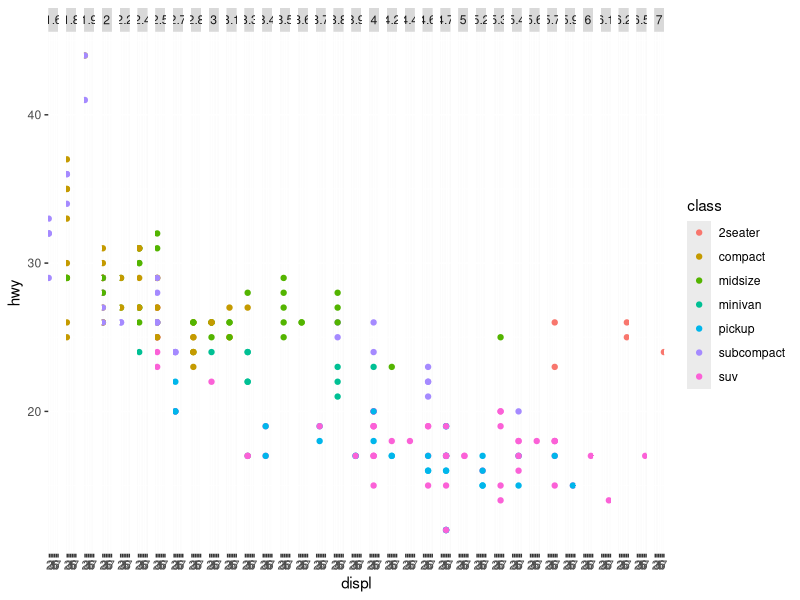
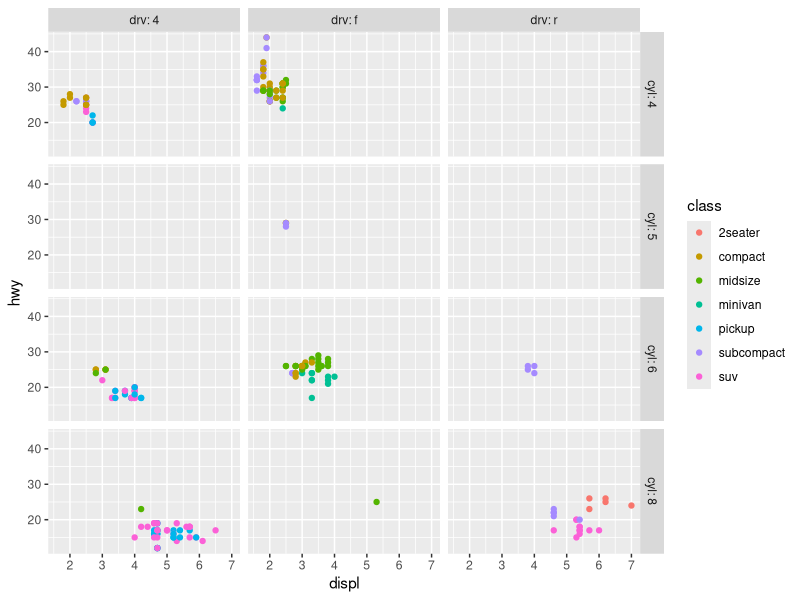
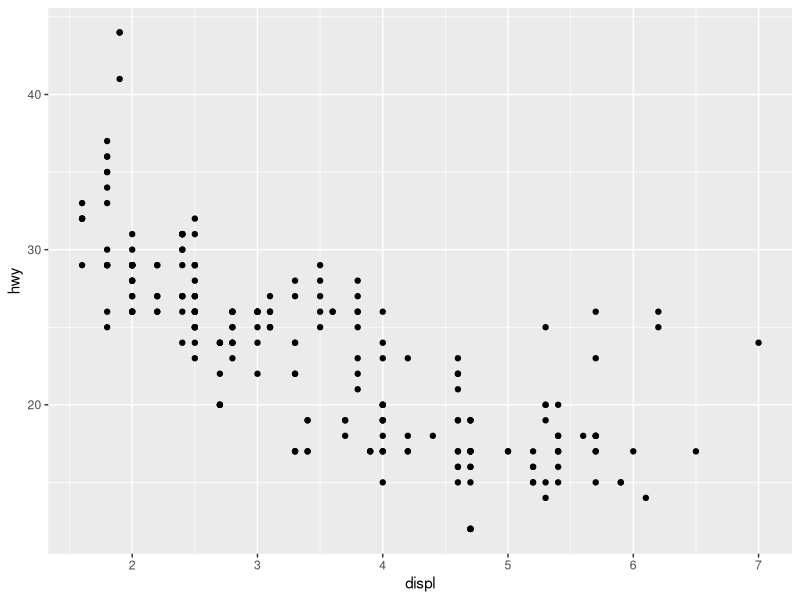
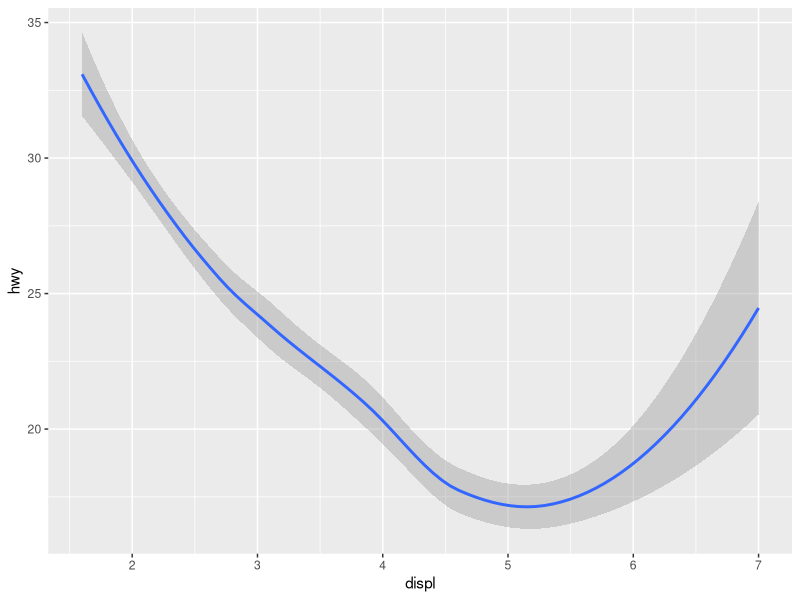
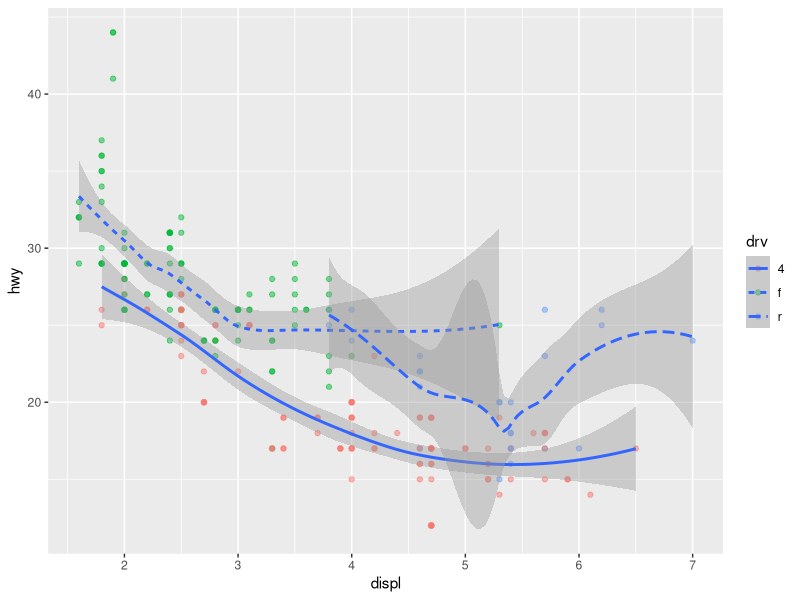
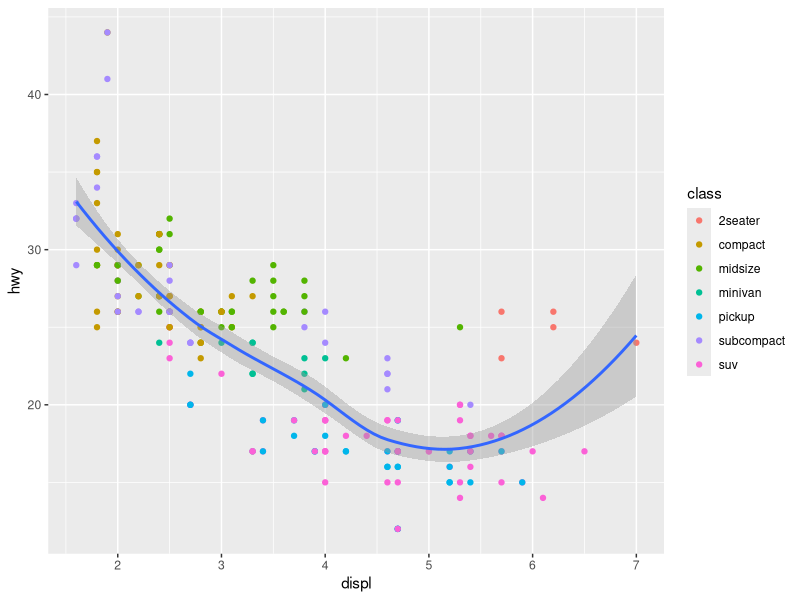
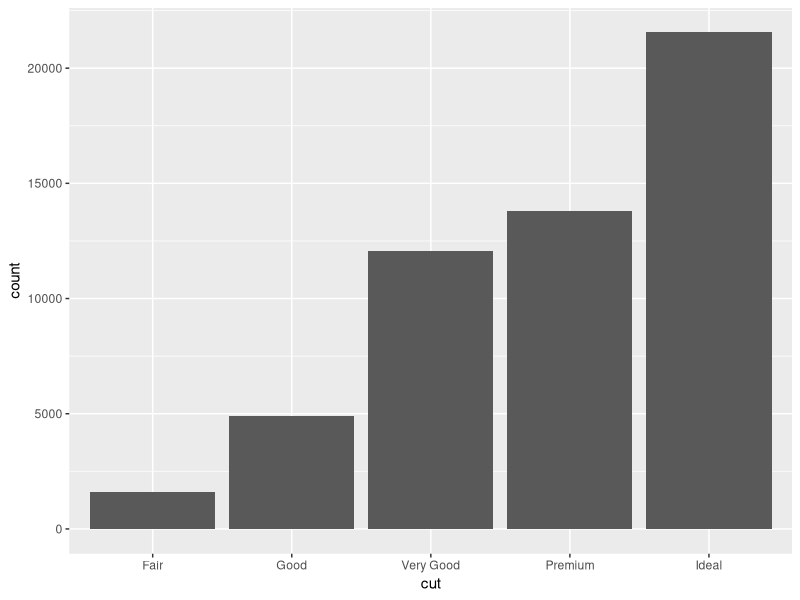
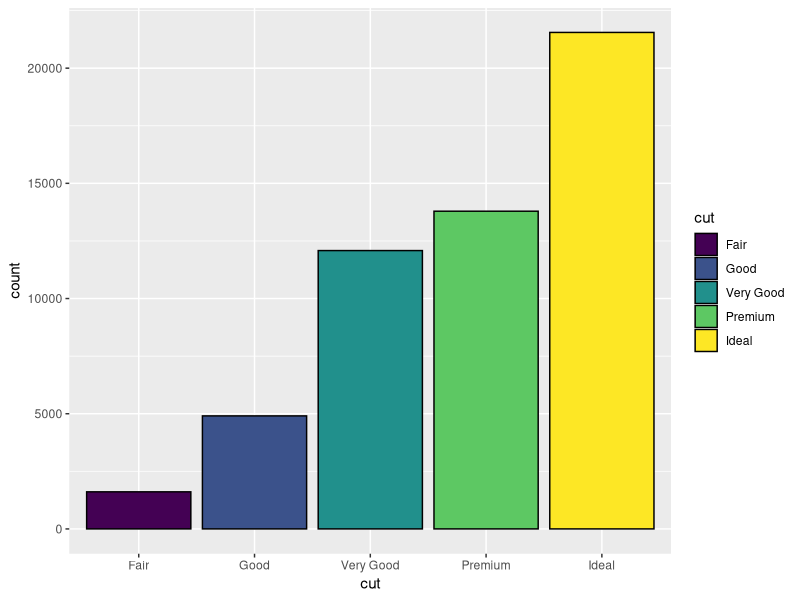

Reproduce these figures in R, in order.
## ---- chunk 1
library(ggplot2)
head(mpg)
## ---- chunk 2
ggplot(data=mpg) +
  geom_point(mapping = aes(x = displ, y = hwy, color = class)) +
  facet_grid(cols = vars(displ))

# Poorly Made Graph
## ---- chunk 3
g1 <- ggplot(data=mpg) +
  geom_point(mapping = aes(x = displ, y = hwy, color = class)) +
  facet_grid(rows = vars(cyl), cols = vars(drv), labeller = label_both)

g1

# Facet_Grid does ?
# Geom_Point does?
# Saving a graph allows to be inputted into the console and pulled up on a side menu
## ---- chunk 4

ggplot(data=mpg) +
  geom_point(mapping = aes(x= displ, y = hwy))
ggplot(data=mpg) +
  geom_smooth(mapping = aes(x= displ, y = hwy))


# The difference is between the "point" and "smooth"
## Point is a scatter plot
## Smoothly fitted shape between the points (line follows trend and Confidential Interval)
## ---- chunk 5

ggplot(data=mpg) +
  geom_point(mapping = aes(x= displ, y = hwy, color = drv), alpha = 0.5) +
  geom_smooth(mapping = aes(x= displ, y = hwy, linetype = drv))

# Stacking the graphs (goes in order of code)
# Alpha determines how transparent the line/point is (intensity level)
## ---- chunk 6

g2 <- ggplot(data = mpg, mapping = aes(x = displ, y = hwy)) +
  geom_point(mapping = aes(color = class)) +
  geom_smooth()
g2

# Mapping can be done in the top ggplot to ensure you did not mess up the second iteration
## ---- chunk 7
head(diamonds)
## ---- chunk 8

ggplot(data = diamonds) +
  geom_bar(mapping = aes(x = cut)) #+ coord_flip()

# Count is not in the dataset, the geometry automatically makes geometry of the y axis.
# stat_count/geom_bar/geom_col are all the same. 
# coord_flip() switches columns to rows.
## ---- chunk 9
ggplot(data = diamonds) +
  geom_bar(mapping = aes(x = cut, fill = cut), color = "black")
